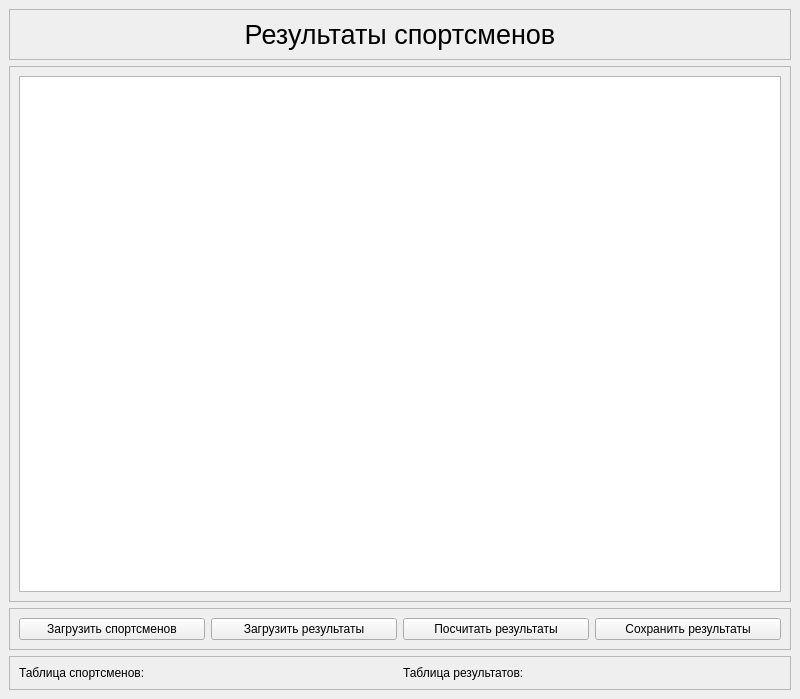
<?xml version="1.0" encoding="UTF-8"?>
<ui version="4.0">
 <class>MainWindow</class>
 <widget class="QMainWindow" name="MainWindow">
  <property name="geometry">
   <rect>
    <x>0</x>
    <y>0</y>
    <width>800</width>
    <height>699</height>
   </rect>
  </property>
  <property name="windowTitle">
   <string>MainWindow</string>
  </property>
  <widget class="QWidget" name="centralwidget">
   <layout class="QVBoxLayout" name="verticalLayout">
    <item>
     <widget class="QFrame" name="frame">
      <property name="frameShape">
       <enum>QFrame::StyledPanel</enum>
      </property>
      <property name="frameShadow">
       <enum>QFrame::Raised</enum>
      </property>
      <layout class="QVBoxLayout" name="verticalLayout_3">
       <item>
        <widget class="QLabel" name="label_pageTitle">
         <property name="font">
          <font>
           <pointsize>20</pointsize>
          </font>
         </property>
         <property name="text">
          <string>Результаты спортсменов</string>
         </property>
         <property name="alignment">
          <set>Qt::AlignCenter</set>
         </property>
        </widget>
       </item>
      </layout>
     </widget>
    </item>
    <item>
     <widget class="QFrame" name="frame_2">
      <property name="frameShape">
       <enum>QFrame::StyledPanel</enum>
      </property>
      <property name="frameShadow">
       <enum>QFrame::Raised</enum>
      </property>
      <layout class="QVBoxLayout" name="verticalLayout_2">
       <item>
        <widget class="QTableView" name="tableView_resultsOfAthletes"/>
       </item>
      </layout>
     </widget>
    </item>
    <item>
     <widget class="QFrame" name="frame_3">
      <property name="sizePolicy">
       <sizepolicy hsizetype="Preferred" vsizetype="Preferred">
        <horstretch>0</horstretch>
        <verstretch>0</verstretch>
       </sizepolicy>
      </property>
      <property name="frameShape">
       <enum>QFrame::StyledPanel</enum>
      </property>
      <property name="frameShadow">
       <enum>QFrame::Raised</enum>
      </property>
      <layout class="QHBoxLayout" name="horizontalLayout">
       <item>
        <widget class="QPushButton" name="btn_uploadAthletes">
         <property name="text">
          <string>Загрузить спортсменов</string>
         </property>
        </widget>
       </item>
       <item>
        <widget class="QPushButton" name="btn_uploadResults">
         <property name="text">
          <string>Загрузить результаты</string>
         </property>
        </widget>
       </item>
       <item>
        <widget class="QPushButton" name="btn_calculateResults">
         <property name="text">
          <string>Посчитать результаты</string>
         </property>
        </widget>
       </item>
       <item>
        <widget class="QPushButton" name="btn_saveResults">
         <property name="text">
          <string>Сохранить результаты</string>
         </property>
        </widget>
       </item>
      </layout>
     </widget>
    </item>
    <item>
     <widget class="QFrame" name="frame_4">
      <property name="frameShape">
       <enum>QFrame::StyledPanel</enum>
      </property>
      <property name="frameShadow">
       <enum>QFrame::Raised</enum>
      </property>
      <layout class="QHBoxLayout" name="horizontalLayout_2">
       <item>
        <widget class="QLabel" name="label_filesNameOfAthletes">
         <property name="text">
          <string>Таблица спортсменов:</string>
         </property>
        </widget>
       </item>
       <item>
        <widget class="QLabel" name="label_filesNameOfResults">
         <property name="text">
          <string>Таблица результатов:</string>
         </property>
        </widget>
       </item>
      </layout>
     </widget>
    </item>
   </layout>
  </widget>
 </widget>
 <resources/>
 <connections/>
</ui>
